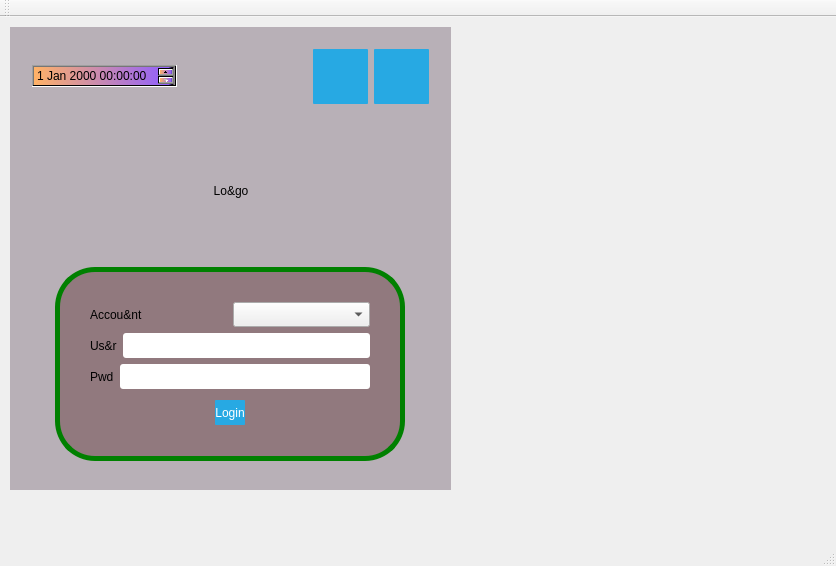
<?xml version="1.0" encoding="UTF-8"?>
<ui version="4.0">
 <class>MainWindow</class>
 <widget class="QMainWindow" name="MainWindow">
  <property name="geometry">
   <rect>
    <x>0</x>
    <y>0</y>
    <width>836</width>
    <height>566</height>
   </rect>
  </property>
  <property name="windowTitle">
   <string>MainWindow</string>
  </property>
  <property name="styleSheet">
   <string notr="true">#centralWidget_2 { background: rgba(100, 80, 96, 100); }
#topPanel { background-color: qlineargradient(spread:reflect,
x1:0.5, y1:0, x2:0, y2:0, stop:0 rgba(91, 204, 233, 100),
stop:1 rgba(32, 80, 96, 100)); }
#loginForm
{
background: rgba(60, 0, 0, 80);
border-radius: 40px;
border: 5px solid green;
}
QLabel { color: black; }
QLineEdit { border-radius: 3px; }

QPushButton
{
color: white;
background-color: #27a9e3;
border-width: 0px;
border-radius: 1px;
width = 40;
hight = 30;
}

QPushButton:hover { background-color: #66c011; }
</string>
  </property>
  <widget class="QWidget" name="centralWidget">
   <widget class="QWidget" name="centralWidget_2" native="true">
    <property name="geometry">
     <rect>
      <x>10</x>
      <y>10</y>
      <width>441</width>
      <height>463</height>
     </rect>
    </property>
    <layout class="QVBoxLayout" name="verticalLayout_6">
     <item>
      <widget class="QWidget" name="topPanel" native="true">
       <layout class="QHBoxLayout" name="horizontalLayout_2">
        <item>
         <widget class="QDateTimeEdit" name="dateTimeEdit">
          <property name="styleSheet">
           <string notr="true">background-color: qlineargradient(spread:reflect, x1:0, y1:0, x2:1, y2:0, stop:0 rgba(255, 178, 102, 255), stop:0.95283 rgba(144, 95, 255, 255), stop:0.98 rgba(0, 0, 0, 255), stop:1 rgba(0, 0, 0, 0));</string>
          </property>
         </widget>
        </item>
        <item>
         <spacer name="horizontalSpacer">
          <property name="orientation">
           <enum>Qt::Horizontal</enum>
          </property>
          <property name="sizeType">
           <enum>QSizePolicy::MinimumExpanding</enum>
          </property>
          <property name="sizeHint" stdset="0">
           <size>
            <width>40</width>
            <height>20</height>
           </size>
          </property>
         </spacer>
        </item>
        <item>
         <widget class="QPushButton" name="shutdownButton">
          <property name="minimumSize">
           <size>
            <width>55</width>
            <height>55</height>
           </size>
          </property>
          <property name="text">
           <string/>
          </property>
         </widget>
        </item>
        <item>
         <widget class="QPushButton" name="restartButton">
          <property name="minimumSize">
           <size>
            <width>55</width>
            <height>55</height>
           </size>
          </property>
          <property name="text">
           <string/>
          </property>
         </widget>
        </item>
       </layout>
      </widget>
     </item>
     <item>
      <spacer name="verticalSpacer_3">
       <property name="orientation">
        <enum>Qt::Vertical</enum>
       </property>
       <property name="sizeHint" stdset="0">
        <size>
         <width>20</width>
         <height>10</height>
        </size>
       </property>
      </spacer>
     </item>
     <item>
      <layout class="QHBoxLayout" name="horizontalLayout_3">
       <item>
        <spacer name="horizontalSpacer_4">
         <property name="orientation">
          <enum>Qt::Horizontal</enum>
         </property>
         <property name="sizeHint" stdset="0">
          <size>
           <width>40</width>
           <height>20</height>
          </size>
         </property>
        </spacer>
       </item>
       <item>
        <widget class="QLabel" name="label">
         <property name="sizePolicy">
          <sizepolicy hsizetype="Fixed" vsizetype="Fixed">
           <horstretch>165</horstretch>
           <verstretch>150</verstretch>
          </sizepolicy>
         </property>
         <property name="minimumSize">
          <size>
           <width>130</width>
           <height>120</height>
          </size>
         </property>
         <property name="text">
          <string>Lo&amp;go</string>
         </property>
         <property name="alignment">
          <set>Qt::AlignCenter</set>
         </property>
        </widget>
       </item>
       <item>
        <spacer name="horizontalSpacer_5">
         <property name="orientation">
          <enum>Qt::Horizontal</enum>
         </property>
         <property name="sizeHint" stdset="0">
          <size>
           <width>40</width>
           <height>20</height>
          </size>
         </property>
        </spacer>
       </item>
      </layout>
     </item>
     <item>
      <spacer name="verticalSpacer_4">
       <property name="orientation">
        <enum>Qt::Vertical</enum>
       </property>
       <property name="sizeHint" stdset="0">
        <size>
         <width>20</width>
         <height>10</height>
        </size>
       </property>
      </spacer>
     </item>
     <item>
      <layout class="QHBoxLayout" name="horizontalLayout_4">
       <property name="topMargin">
        <number>0</number>
       </property>
       <item>
        <widget class="QWidget" name="loginForm" native="true">
         <property name="sizePolicy">
          <sizepolicy hsizetype="Fixed" vsizetype="Fixed">
           <horstretch>0</horstretch>
           <verstretch>0</verstretch>
          </sizepolicy>
         </property>
         <property name="minimumSize">
          <size>
           <width>350</width>
           <height>150</height>
          </size>
         </property>
         <property name="styleSheet">
          <string notr="true"/>
         </property>
         <layout class="QVBoxLayout" name="verticalLayout">
          <property name="leftMargin">
           <number>35</number>
          </property>
          <property name="topMargin">
           <number>35</number>
          </property>
          <property name="rightMargin">
           <number>35</number>
          </property>
          <property name="bottomMargin">
           <number>36</number>
          </property>
          <item>
           <layout class="QVBoxLayout" name="verticalLayout_5">
            <item>
             <layout class="QHBoxLayout" name="horizontalLayout_10">
              <item>
               <widget class="QLabel" name="label_2">
                <property name="minimumSize">
                 <size>
                  <width>0</width>
                  <height>25</height>
                 </size>
                </property>
                <property name="text">
                 <string>Accou&amp;nt</string>
                </property>
               </widget>
              </item>
              <item>
               <widget class="QComboBox" name="acoubtComboBox">
                <property name="minimumSize">
                 <size>
                  <width>0</width>
                  <height>25</height>
                 </size>
                </property>
               </widget>
              </item>
             </layout>
            </item>
            <item>
             <layout class="QHBoxLayout" name="horizontalLayout_11">
              <item>
               <widget class="QLabel" name="label_3">
                <property name="minimumSize">
                 <size>
                  <width>0</width>
                  <height>25</height>
                 </size>
                </property>
                <property name="text">
                 <string>Us&amp;r</string>
                </property>
               </widget>
              </item>
              <item>
               <widget class="QLineEdit" name="usrLineEdit">
                <property name="minimumSize">
                 <size>
                  <width>0</width>
                  <height>25</height>
                 </size>
                </property>
               </widget>
              </item>
             </layout>
            </item>
            <item>
             <layout class="QHBoxLayout" name="horizontalLayout_12">
              <item>
               <widget class="QLabel" name="label_4">
                <property name="minimumSize">
                 <size>
                  <width>0</width>
                  <height>25</height>
                 </size>
                </property>
                <property name="text">
                 <string>Pwd</string>
                </property>
               </widget>
              </item>
              <item>
               <widget class="QLineEdit" name="pwdLineEdit">
                <property name="minimumSize">
                 <size>
                  <width>0</width>
                  <height>25</height>
                 </size>
                </property>
                <property name="echoMode">
                 <enum>QLineEdit::PasswordEchoOnEdit</enum>
                </property>
               </widget>
              </item>
             </layout>
            </item>
            <item>
             <spacer name="verticalSpacer_2">
              <property name="orientation">
               <enum>Qt::Vertical</enum>
              </property>
              <property name="sizeType">
               <enum>QSizePolicy::Fixed</enum>
              </property>
              <property name="sizeHint" stdset="0">
               <size>
                <width>20</width>
                <height>5</height>
               </size>
              </property>
             </spacer>
            </item>
            <item>
             <layout class="QHBoxLayout" name="horizontalLayout_13">
              <item>
               <spacer name="horizontalSpacer_2">
                <property name="orientation">
                 <enum>Qt::Horizontal</enum>
                </property>
                <property name="sizeHint" stdset="0">
                 <size>
                  <width>40</width>
                  <height>20</height>
                 </size>
                </property>
               </spacer>
              </item>
              <item>
               <widget class="QPushButton" name="loginButton">
                <property name="minimumSize">
                 <size>
                  <width>0</width>
                  <height>25</height>
                 </size>
                </property>
                <property name="text">
                 <string>Login</string>
                </property>
               </widget>
              </item>
              <item>
               <spacer name="horizontalSpacer_3">
                <property name="orientation">
                 <enum>Qt::Horizontal</enum>
                </property>
                <property name="sizeHint" stdset="0">
                 <size>
                  <width>40</width>
                  <height>20</height>
                 </size>
                </property>
               </spacer>
              </item>
             </layout>
            </item>
           </layout>
          </item>
         </layout>
        </widget>
       </item>
      </layout>
     </item>
     <item>
      <spacer name="verticalSpacer">
       <property name="orientation">
        <enum>Qt::Vertical</enum>
       </property>
       <property name="sizeHint" stdset="0">
        <size>
         <width>20</width>
         <height>18</height>
        </size>
       </property>
      </spacer>
     </item>
    </layout>
   </widget>
  </widget>
  <widget class="QMenuBar" name="menuBar">
   <property name="geometry">
    <rect>
     <x>0</x>
     <y>0</y>
     <width>836</width>
     <height>25</height>
    </rect>
   </property>
  </widget>
  <widget class="QToolBar" name="mainToolBar">
   <attribute name="toolBarArea">
    <enum>TopToolBarArea</enum>
   </attribute>
   <attribute name="toolBarBreak">
    <bool>false</bool>
   </attribute>
  </widget>
  <widget class="QStatusBar" name="statusBar"/>
 </widget>
 <layoutdefault spacing="6" margin="11"/>
 <resources/>
 <connections/>
</ui>
